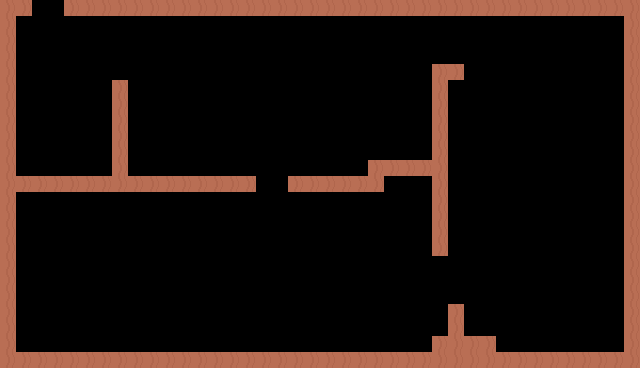

Below is a game level as drawn by its tile map, then a one-line description and the .tmx file that defines it, in full:
An orthogonal 40x23 tile map with 16x16 px tiles, 1 tile layer (Tile Layer 1) and 18 objects (8x ColllisionRecs, 4x Diamond, 3x Fruit, Player, Shrinker, ...).

<map version="1.10" tiledversion="1.10.2" orientation="orthogonal" renderorder="right-down" width="40" height="23" tilewidth="16" tileheight="16" infinite="0" nextlayerid="4" nextobjectid="38">
 <tileset firstgid="1" source="maize.tsx" />
 <layer id="1" name="Tile Layer 1" width="40" height="23">
  <data encoding="csv">
2684354590,2684354590,0,0,2684354590,2684354590,2684354590,2684354590,2684354590,2684354590,2684354590,2684354590,2684354590,2684354590,2684354590,2684354590,2684354590,2684354590,2684354590,2684354590,2684354590,2684354590,2684354590,2684354590,2684354590,2684354590,2684354590,2684354590,2684354590,2684354590,2684354590,2684354590,2684354590,2684354590,2684354590,2684354590,2684354590,2684354590,2684354590,2684354590,
2684354590,0,0,0,0,0,0,0,0,0,0,0,0,0,0,0,0,0,0,0,0,0,0,0,0,0,0,0,0,0,0,0,0,0,0,0,0,0,0,2684354590,
2684354590,0,0,0,0,0,0,0,0,0,0,0,0,0,0,0,0,0,0,0,0,0,0,0,0,0,0,0,0,0,0,0,0,0,0,0,0,0,0,2684354590,
2684354590,0,0,0,0,0,0,0,0,0,0,0,0,0,0,0,0,0,0,0,0,0,0,0,0,0,0,0,0,0,0,0,0,0,0,0,0,0,0,2684354590,
2684354590,0,0,0,0,0,0,0,0,0,0,0,0,0,0,0,0,0,0,0,0,0,0,0,0,0,0,2684354590,2684354590,0,0,0,0,0,0,0,0,0,0,2684354590,
2684354590,0,0,0,0,0,0,2684354590,0,0,0,0,0,0,0,0,0,0,0,0,0,0,0,0,0,0,0,2684354590,0,0,0,0,0,0,0,0,0,0,0,2684354590,
2684354590,0,0,0,0,0,0,2684354590,0,0,0,0,0,0,0,0,0,0,0,0,0,0,0,0,0,0,0,2684354590,0,0,0,0,0,0,0,0,0,0,0,2684354590,
2684354590,0,0,0,0,0,0,2684354590,0,0,0,0,0,0,0,0,0,0,0,0,0,0,0,0,0,0,0,2684354590,0,0,0,0,0,0,0,0,0,0,0,2684354590,
2684354590,0,0,0,0,0,0,2684354590,0,0,0,0,0,0,0,0,0,0,0,0,0,0,0,0,0,0,0,2684354590,0,0,0,0,0,0,0,0,0,0,0,2684354590,
2684354590,0,0,0,0,0,0,2684354590,0,0,0,0,0,0,0,0,0,0,0,0,0,0,0,0,0,0,0,2684354590,0,0,0,0,0,0,0,0,0,0,0,2684354590,
2684354590,0,0,0,0,0,0,2684354590,0,0,0,0,0,0,0,0,0,0,0,0,0,0,0,2684354590,2684354590,2684354590,2684354590,2684354590,0,0,0,0,0,0,0,0,0,0,0,2684354590,
2684354590,2684354590,2684354590,2684354590,2684354590,2684354590,2684354590,2684354590,2684354590,2684354590,2684354590,2684354590,2684354590,2684354590,2684354590,2684354590,0,0,2684354590,2684354590,2684354590,2684354590,2684354590,2684354590,0,0,0,2684354590,0,0,0,0,0,0,0,0,0,0,0,2684354590,
2684354590,0,0,0,0,0,0,0,0,0,0,0,0,0,0,0,0,0,0,0,0,0,0,0,0,0,0,2684354590,0,0,0,0,0,0,0,0,0,0,0,2684354590,
2684354590,0,0,0,0,0,0,0,0,0,0,0,0,0,0,0,0,0,0,0,0,0,0,0,0,0,0,2684354590,0,0,0,0,0,0,0,0,0,0,0,2684354590,
2684354590,0,0,0,0,0,0,0,0,0,0,0,0,0,0,0,0,0,0,0,0,0,0,0,0,0,0,2684354590,0,0,0,0,0,0,0,0,0,0,0,2684354590,
2684354590,0,0,0,0,0,0,0,0,0,0,0,0,0,0,0,0,0,0,0,0,0,0,0,0,0,0,2684354590,0,0,0,0,0,0,0,0,0,0,0,2684354590,
2684354590,0,0,0,0,0,0,0,0,0,0,0,0,0,0,0,0,0,0,0,0,0,0,0,0,0,0,0,0,0,0,0,0,0,0,0,0,0,0,2684354590,
2684354590,0,0,0,0,0,0,0,0,0,0,0,0,0,0,0,0,0,0,0,0,0,0,0,0,0,0,0,0,0,0,0,0,0,0,0,0,0,0,2684354590,
2684354590,0,0,0,0,0,0,0,0,0,0,0,0,0,0,0,0,0,0,0,0,0,0,0,0,0,0,0,0,0,0,0,0,0,0,0,0,0,0,2684354590,
2684354590,0,0,0,0,0,0,0,0,0,0,0,0,0,0,0,0,0,0,0,0,0,0,0,0,0,0,0,2684354590,0,0,0,0,0,0,0,0,0,0,2684354590,
2684354590,0,0,0,0,0,0,0,0,0,0,0,0,0,0,0,0,0,0,0,0,0,0,0,0,0,0,0,2684354590,0,0,0,0,0,0,0,0,0,0,2684354590,
2684354590,0,0,0,0,0,0,0,0,0,0,0,0,0,0,0,0,0,0,0,0,0,0,0,0,0,0,2684354590,2684354590,2684354590,2684354590,0,0,0,0,0,0,0,0,2684354590,
2684354590,2684354590,2684354590,2684354590,2684354590,2684354590,2684354590,2684354590,2684354590,2684354590,2684354590,2684354590,2684354590,2684354590,2684354590,2684354590,2684354590,2684354590,2684354590,2684354590,2684354590,2684354590,2684354590,2684354590,2684354590,2684354590,2684354590,2684354590,2684354590,2684354590,2684354590,2684354590,2684354590,2684354590,2684354590,2684354590,2684354590,2684354590,2684354590,2684354590
</data>
 </layer>
 <objectgroup id="2" name="Spawnpoints">
  <object id="1" name="Player" type="Player" x="73" y="257.333" width="16" height="16" />
  <object id="2" name="Orange" type="Fruit" x="309.917" y="290.5" width="16.6667" height="16" />
  <object id="3" name="Diamond" type="Diamond" x="560" y="160" width="16.6667" height="16" />
  <object id="4" name="Shrinker" type="Shrinker" x="312.917" y="227.5" width="15.1667" height="15.5" />
  <object id="5" name="Orange" type="Fruit" x="359.584" y="323.5" width="15" height="15" />
  <object id="6" name="Orange" type="Fruit" x="486.584" y="211.5" width="15" height="15" />
  <object id="19" name="Diamond" type="Diamond" x="540.333" y="254.667" width="16.6667" height="16" />
  <object id="20" name="Diamond" type="Diamond" x="496.333" y="105.333" width="16.6667" height="16" />
  <object id="21" name="Diamond" type="Diamond" x="273" y="80.6667" width="16.6667" height="16" />
  <object id="31" name="trophy" type="trophy" x="39.1818" y="11.7255" width="23.1364" height="28.5909" />
 </objectgroup>
 <objectgroup id="3" name="Collisions">
  <object id="7" name="ColllisionRecs" type="ColllisionRecs" x="-2.25" y="4.625" width="621.333" height="5.33333" />
  <object id="8" name="ColllisionRecs" type="ColllisionRecs" x="2" y="352" width="624.333" height="5.33333" />
  <object id="13" name="ColllisionRecs" type="ColllisionRecs" x="17.3333" y="177" width="239" height="14.8333" />
  <object id="15" name="ColllisionRecs" type="ColllisionRecs" x="289.167" y="177" width="95" height="14.8333" />
  <object id="16" name="ColllisionRecs" type="ColllisionRecs" x="367.409" y="160.674" width="65" height="14.8333" />
  <object id="26" name="ColllisionRecs" type="ColllisionRecs" x="620.667" y="16" width="16" height="336" />
  <object id="27" name="ColllisionRecs" type="ColllisionRecs" x="1.33333" y="18.6667" width="16" height="336" />
  <object id="28" name="ColllisionRecs" type="ColllisionRecs" x="432.833" y="65.8333" width="16" height="190" />
 </objectgroup>
</map>
